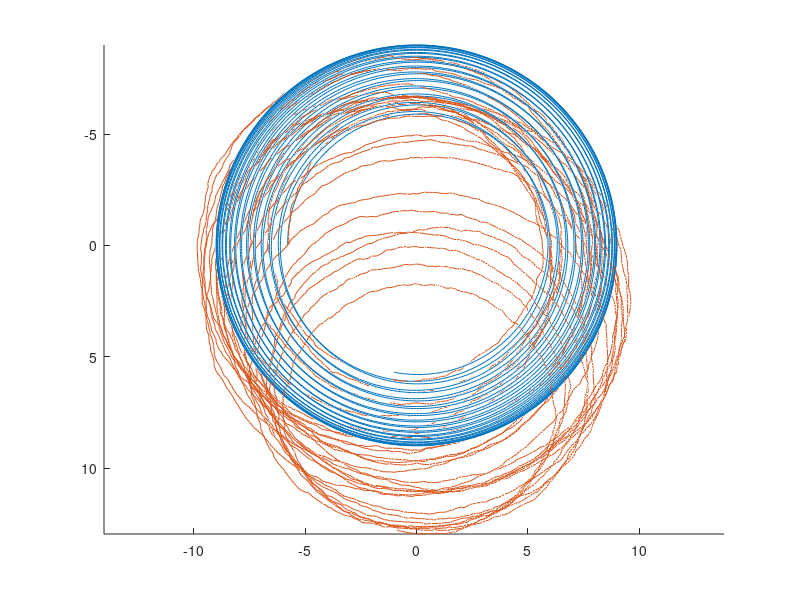

Reproduce this figure in MATLAB.
function make_data_sphere()
% Absolute measurements

focal_length = 526;
img_height = 344;
img_width = 472;
r = 8;
rv = r+1;

psi = pi;

angle = 40;
theta = angle*pi/180;

[X, Y, Z] = sphere(70);
X = X*r;
Y = Y*r;
Z = Z*r;

dtheta = 0.01*pi/180;
dpsi = 1*pi/180;

pose_gt = [];
measurement_gt = [];

while(theta < (180-angle)*pi/180)
    x = rv*sin(theta)*cos(psi);
    y = rv*sin(theta)*sin(psi);
    z = rv*cos(theta);
    v_phi = 0;
    v_theta = 0;
    v_psi = psi+pi;
    cur_pose = [x;y;z;v_phi;v_theta;v_psi];
    cur_T = state2T(cur_pose);
    cur_R = cur_T(1:3,1:3);
    
    theta2 = acos(rv/r*cos(theta));
    
    norm_dir = [sin(theta2)*cos(psi);...
                sin(theta2)*sin(psi);...
                cos(theta2)];
    point = norm_dir * r;
    
    meas_norm = cur_R'*norm_dir;
    meas_pt = pt_transform(invT(cur_T), point);
    meas_d = -meas_norm'*meas_pt;
    cur_meas = [meas_norm ; meas_d];
%     
%     figure(1);
%     surf(X,Y,Z);
%     hold on;    
%     scatter3(point(1),point(2),point(3),'filled');
%     DrawCam(focal_length, img_height, img_width, cur_pose,0.5, 'r'); 
%     draw_plane(cur_pose, focal_length, img_height, img_width, cur_meas);
%     hold off;
%     set(gca,'YDir','reverse');
%     set(gca,'ZDir','reverse');
%     axis equal;
% 
%     figure(2);
%     scatter3(0,0,0);
%     hold on;
%     DrawCam(focal_length, img_height, img_width, zeros(6,1),0.5, 'r'); 
%     draw_plane(zeros(6,1), focal_length, img_height, img_width, cur_meas);
%     hold off;
%     set(gca,'YDir','reverse');
%     set(gca,'ZDir','reverse');
%     axis equal;
%     drawnow;

    pose_gt = [pose_gt cur_pose];
    measurement_gt = [measurement_gt cur_meas];

    theta = theta+dtheta;
    psi = psi+dpsi;

end

delta_pose = zeros(6, size(pose_gt,2)-1);
delta_pose_noise = zeros(6, size(pose_gt,2)-1);


position_noise = 0.0005;
rotation_noise = 0.0002*pi/180;
meas_normal_noise = 0.002;
meas_dist_noise = 0.002;

measurement_n = zeros(6, size(measurement_gt,2));
measurement_n = measurement_gt + [randn(3,size(measurement_gt,2))*sqrt(meas_normal_noise);...
                               randn(1,size(measurement_gt,2))*sqrt(meas_dist_noise)];

measurement_n(1:3,:) = measurement_n(1:3,:)./(sqrt(sum(measurement_n(1:3,:).^2)));
                           
pose_n = zeros(6,size(pose_gt,2));
pose_n(:,1) = pose_gt(:,1);

absolute_measure = zeros(4, size(pose_gt,1));

gravity_meas_noise = 0.002;
depth_meas_noise = 0.0002;

for i = 1:size(pose_gt,2)
    T = state2T(pose_gt(:,i));
    R = T(1:3,1:3);
    gg = [0;0;1];
    gi = R'*gg;
    gi = gi+randn(3,1)*sqrt(gravity_meas_noise);
    gi = gi/norm(gi);
    absolute_measure(1:3,i) = gi;
end

absolute_measure(4,:) = pose_gt(3,:) + randn(1,size(pose_gt,2))*sqrt(depth_meas_noise);

for i = 1:size(pose_gt,2)-1
    T1 = state2T(pose_gt(:,i));
    T2 = state2T(pose_gt(:,i+1));
    T12 = invT(T1)*T2;
    
    d_state = T2state(T12);
    delta_pose(:,i) = d_state;
    
    d_state_n = [randn(3,1)*sqrt(position_noise);...
                 randn(3,1)*sqrt(rotation_noise)];
             
    delta_pose_noise(:,i) = delta_pose(:,i) + d_state_n;
    
                                      
    T1n = state2T(pose_n(:,i));
    T12n = state2T(delta_pose_noise(:,i));
    T2n = T1n*T12n;
    pose_n(:,i+1) = T2state(T2n);
end

figure(3);
% surf(X,Y,Z);
hold on;
plot3(pose_gt(1,:), pose_gt(2,:), pose_gt(3,:));
plot3(pose_n(1,:), pose_n(2,:), pose_n(3,:));
hold off;
set(gca,'YDir','reverse');
set(gca,'ZDir','reverse');
axis equal;


for i=1:size(pose_n,2)
%     figure(1);
%     surf(X,Y,Z);
%     hold on;    
%     plot3(pose(1,1:i), pose(2,1:i), pose(3,1:i),'r');
%     plot3(pose_n(1,1:i), pose_n(2,1:i), pose_n(3,1:i),'b');
% 
%     DrawCam(focal_length, img_height, img_width, pose(:,i) ,0.5, 'r'); 
%     DrawCam(focal_length, img_height, img_width, pose_n(:,i) ,0.5, 'b');
%     
%     draw_plane(pose(:,i), focal_length, img_height, img_width, measurement(:,i),'r');
%     draw_plane(pose_n(:,i), focal_length, img_height, img_width, measurement_n(:,i),'b');
%     
% 
%     hold off;
%     set(gca,'YDir','reverse');
%     set(gca,'ZDir','reverse');
%     axis equal;    
%     drawnow;
%     
%     
%     figure(2);
%     draw_plane(zeros(6,1), focal_length, img_height, img_width, measurement(:,i),'r');
%     hold on;
%     draw_plane(zeros(6,1), focal_length, img_height, img_width, measurement_n(:,i),'b');
%     DrawCam(focal_length, img_height, img_width, zeros(6,1) ,0.5, 'r');
%     hold off;
%     set(gca,'YDir','reverse');
%     set(gca,'ZDir','reverse');
%     axis equal;    
%     drawnow;
end

%% Write file
write_file('odometry_measurement', delta_pose_noise);
write_file('plane_measurement', measurement_n);
write_file('initial_pose',pose_gt(:,1));
write_file('absolute_measurement',absolute_measure);

write_file('gt_pose', pose_gt);
write_file('gt_measurement', measurement_gt);

end

function write_file(file_name, data)
fileID = fopen(strcat(file_name, '.txt'), 'w');
for i=1:size(data,2)
    for j=1:size(data,1)
        fprintf(fileID, '%8.8f', data(j,i));
        if j<size(data,1)
            fprintf(fileID, '\t');
        end
    end
    if i<size(data,2)
        fprintf(fileID,'\n');
    end
end
fclose(fileID);
end

function pt2 = pt_transform(T, pt)
    temp = [pt; ones(1, size(pt,2))];
    pt2 = T*temp;
    pt2 = pt2(1:3,:);
end

function T = state2T(State)
    x = State(1);
    y = State(2);
    z = State(3);
    roll = State(4);
    pitch = State(5);
    yaw = State(6);
    
    R = rpy2R(roll, pitch, yaw);
    T = [R [x,y,z]';...
         0, 0, 0, 1];
end

function iT = invT(T)
R = T(1:3,1:3);

iT = [R', -R'*T(1:3,4);
      0, 0, 0, 1];
end

function state = T2state(T)
    R = T(1:3,1:3);
    theta = -asin(R(3,1));
    phi = atan2(R(3,2)/cos(theta), R(3,3)/cos(theta));
    psi = atan2(R(2,1)/cos(theta), R(1,1)/cos(theta));
    state = [T(1:3,4) ; phi; theta; psi];
end

function R = rpy2R(r, p, y)

    R_y = [cos(y),  -sin(y), 0;...
           sin(y),   cos(y), 0;...
           0,        0,      1];
       
    R_p = [cos(p),   0,      sin(p);...
           0,        1,      0;...
           -sin(p)   0,      cos(p)];
    
    R_r = [1,        0,      0;...
           0,        cos(r), -sin(r);...
           0,        sin(r), cos(r)];
       
    R = R_y*R_p*R_r;
end


function DrawCam(focalL,ImgH,ImgW,state,L,Color)
Origin=[0;0.00;0];

Depth = L;
Height = L*ImgH/(2*focalL);
Width = L*ImgW/(2*focalL);

P1=[Depth;-Width;-Height];
P2=[Depth;-Width;Height];
P3=[Depth;Width;-Height];
P4=[Depth;Width;Height];

Rroll = [1 0 0;0 cos(state(4)),sin(state(4));0,-sin(state(4)),cos(state(4))];
Rpitch = [cos(state(5)),0,-sin(state(5));0,1,0;sin(state(5)),0,cos(state(5))];
Ryaw = [cos(state(6)),sin(state(6)),0;-sin(state(6)),cos(state(6)),0;0,0,1];
R=Rroll*Rpitch*Ryaw;
P1=P1'*R;
P2=P2'*R;
P3=P3'*R;
P4=P4'*R;

plot3([Origin(1)+state(1);Origin(1)+state(1)+P1(1)],[Origin(2)+state(2);Origin(2)+state(2)+P1(2)],[Origin(3)+state(3);Origin(3)+state(3)+P1(3)],Color,'LineWidth',1.5);
plot3([Origin(1)+state(1);Origin(1)+state(1)+P2(1)],[Origin(2)+state(2);Origin(2)+state(2)+P2(2)],[Origin(3)+state(3);Origin(3)+state(3)+P2(3)],Color,'LineWidth',1.5);
plot3([Origin(1)+state(1);Origin(1)+state(1)+P3(1)],[Origin(2)+state(2);Origin(2)+state(2)+P3(2)],[Origin(3)+state(3);Origin(3)+state(3)+P3(3)],Color,'LineWidth',1.5);
plot3([Origin(1)+state(1);Origin(1)+state(1)+P4(1)],[Origin(2)+state(2);Origin(2)+state(2)+P4(2)],[Origin(3)+state(3);Origin(3)+state(3)+P4(3)],Color,'LineWidth',1.5);
plot3([Origin(1)+state(1)+P1(1);Origin(1)+state(1)+P2(1);Origin(1)+state(1)+P4(1);Origin(1)+state(1)+P3(1);Origin(1)+state(1)+P1(1)],...
    [Origin(2)+state(2)+P1(2);Origin(2)+state(2)+P2(2);Origin(2)+state(2)+P4(2);Origin(2)+state(2)+P3(2);Origin(2)+state(2)+P1(2)],...
    [Origin(3)+state(3)+P1(3);Origin(3)+state(3)+P2(3);Origin(3)+state(3)+P4(3);Origin(3)+state(3)+P3(3);Origin(3)+state(3)+P1(3)],Color,'LineWidth',1.5);
end

function draw_plane(state, focal_length, img_height, img_width, plane_model,color)
T = state2T(state);

V1 = [focal_length; img_width/2; -img_height/2];
V2 = [focal_length; img_width/2; img_height/2];
V3 = [focal_length; -img_width/2; img_height/2];
V4 = [focal_length; -img_width/2; -img_height/2];

t1 = -plane_model(4)/(V1'*plane_model(1:3,1));
t2 = -plane_model(4)/(V2'*plane_model(1:3,1));
t3 = -plane_model(4)/(V3'*plane_model(1:3,1));
t4 = -plane_model(4)/(V4'*plane_model(1:3,1));

P1 = V1*t1;
P2 = V2*t2;
P3 = V3*t3;
P4 = V4*t4;

P1 = pt_transform(T, P1);
P2 = pt_transform(T, P2);
P3 = pt_transform(T, P3);
P4 = pt_transform(T, P4);

Ps = [P1 P2 P3 P4 P1];

plot3(Ps(1,:), Ps(2,:), Ps(3,:),color,'linewidth',2);

end

function draw_circle(surfel_p, surfel_n, surfel_r, surfel_c)
% surfel_p : Surfel center position
% surfel_n : Surfel normal direction
% surfel_r : Surfel radius
% surfel_c : Surfel color (if needed)

t = 0:0.1:2*pi;
z = zeros(size(t,2), 1);
x = surfel_r*cos(t');
y = surfel_r*sin(t');

a = [0;0;1];
b = surfel_n;
v = vx(a)*b;
s = sqrt(v'*v);
c = a'*b;
R2 = eye(3) + vx(v) + vx(v)*vx(v)*(1-c)/(s^2);

[R, ~] = calculate_quaternion([0;0;1], surfel_n);
T = [R surfel_p;0 0 0 1];
X = [x';y';z'; ones(1, size(x,1))];
X2 = T*X;
X2 = X2(1:3,:);
X2 = [X2 X2(:,1)];

fill3(X2(1,:), X2(2,:), X2(3,:), surfel_c);
plot3(X2(1,:), X2(2,:), X2(3,:));
end

function M = vx(vec)
    vec = vec/sqrt((vec'*vec));
    v1 = vec(1);
    v2 = vec(2);
    v3 = vec(3);
    M = [0 -v3 v2;...
         v3 0 -v1;...
         -v2 v1 0];
end

function [R, q] = calculate_quaternion(v1, v2)
    v3 = cross(v1,v2);
    if(norm(v3)==0)
        R = eye(3);
        q = 0;
    else
        v3 = v3/norm(v3);
        theta = acos((v1'*v2)/(norm(v1)*norm(v2)));
        etha = cos(theta/2);
        epsilon = v3*sin(theta/2);
        q = [etha; epsilon];
        R = quat2rotm(q');
    end
end
